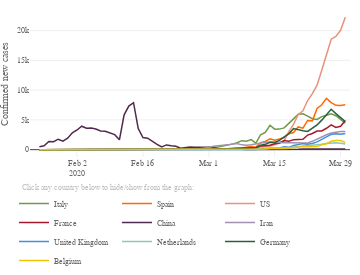

The notebook cell this image was saved under:
### Code cell
# Plot new cases top 10 countries 360px
data = []

for i, c in enumerate(top10_country):
    nc = df_merged[df_merged['Country/Region'] == c].confirmed_newcases_movavg
    data.append(go.Scatter(x = df_merged[df_merged['Country/Region'] == c].dt,
                           y = nc,
                           name = c+'  ',
                           marker = dict(color = top10_col[i]),
                           line = dict(width = 1.5),
                           hoverinfo = 'text',
                           hovertext = [c+':<br>{:.0f}'.format(i) for i in nc],
                           hoverlabel = dict(bordercolor = top10_col[i], 
                                             bgcolor = 'white',
                                             font = dict(color = top10_col[i])),
                           showlegend = True
                          )
               )
    
    
lay = go.Layout(width = 360, 
                height = 275, 
                #bargap = 0.2,
                xaxis = dict(#nticks = 10,
                             ticks = 'inside',
                             ticklen = 6,
                             tickcolor = '#eee',
                             rangemode = 'nonnegative',
                             zeroline = False,
                             showgrid = False,
                            ),
                yaxis = dict(title='Confirmed new cases',
                             type = 'linear',
                            ),
                hovermode = 'closest',
                font = dict(size = label_size_small,
                            family = label_font,
                            color = label_col,
                           ),
                legend = dict(x = -0.05, 
                              y = -0.22,
                              orientation = 'h',
                             ),
                margin=dict(l=30, r=10, b=0, t=10, pad=0),
                annotations=[dict(x = -0.03,
                                  y = -0.25,
                                  showarrow = False,
                                  text = 'Click any country below to hide/show from the graph:',
                                  xref = 'paper',
                                  yref = 'paper',
                                  font=dict(
                                      family = label_font,
                                      size = label_size_small,
                                      color = 'silver',),
                                 ),
                            ],
               )

fig = dict(data=data, layout=lay)
plotly.offline.iplot(fig)

# Save JS
plot = plotly.offline.plot({'data':data,
                            'layout':lay},
                           include_plotlyjs = False,
                           output_type = 'div',
                           config = dict(showLink = False,
                                         modeBarButtonsToRemove = ['sendDataToCloud'],
                                         displaylogo = False,
                                         responsive = True)
                          )
path = '../visuals/new_cases/'
out_file = open(path+'timeline_newcases_date_all_360.html', 'w')
out_file.write('<!DOCTYPE html><html><head><script src="https://cdn.plot.ly/plotly-latest.min.js"></script></head><body>')
out_file.write(plot)
out_file.write('</body><html>')
out_file.close()

### Figure 1 — Plotly figure (JSON) as saved in the notebook; plotly's stock layout.template omitted (floating-point values rounded to 4 significant figures)
{"data": [{"hoverinfo": "text", "hoverlabel": {"bgcolor": "white", "bordercolor": "#719949", "font": {"color": "#719949"}}, "hovertext": ["Italy:<br>nan", "Italy:<br>nan", "Italy:<br>0", "Italy:<br>0", "Italy:<br>0", "Italy:<br>0", "Italy:<br>0", "Italy:<br>1", "Italy:<br>1", "Italy:<br>1", "Italy:<br>0", "Italy:<br>0", "Italy:<br>0", "Italy:<br>0", "Italy:<br>0", "Italy:<br>0", "Italy:<br>0", "Italy:<br>0", "Italy:<br>0", "Italy:<br>0", "Italy:<br>0", "Italy:<br>0", "Italy:<br>0", "Italy:<br>0", "Italy:<br>0", "Italy:<br>0", "Italy:<br>0", "Italy:<br>0", "Italy:<br>6", "Italy:<br>20", "Italy:<br>51", "Italy:<br>70", "Italy:<br>87", "Italy:<br>99", "Italy:<br>142", "Italy:<br>189", "Italy:<br>225", "Italy:<br>346", "Italy:<br>383", "Italy:<br>458", "Italy:<br>465", "Italy:<br>607", "Italy:<br>711", "Italy:<br>931", "Italy:<br>1172", "Italy:<br>1512", "Italy:<br>1422", "Italy:<br>1696", "Italy:<br>1097", "Italy:<br>2504", "Italy:<br>2898", "Italy:<br>4095", "Italy:<br>3440", "Italy:<br>3450", "Italy:<br>3655", "Italy:<br>4352", "Italy:<br>5172", "Italy:<br>5955", "Italy:<br>6034", "Italy:<br>5635", "Italy:<br>5199", "Italy:<br>5083", "Italy:<br>5554", "Italy:<br>5774", "Italy:<br>6029", "Italy:<br>5700", "Italy:<br>5080", "Italy:<br>4440", "Italy:<br>nan"], "line": {"width": 1.5}, "marker": {"color": "#719949"}, "name": "Italy  ", "showlegend": true, "type": "scatter", "uid": "c12a4398-7443-11ea-9a4e-8c8590b56c5d", "x": ["2020-01-23", "2020-01-24", "2020-01-25", "2020-01-26", "2020-01-27", "2020-01-28", "2020-01-29", "2020-01-30", "2020-01-31", "2020-02-01", "2020-02-02", "2020-02-03", "2020-02-04", "2020-02-05", "2020-02-06", "2020-02-07", "2020-02-08", "2020-02-09", "2020-02-10", "2020-02-11", "2020-02-12", "2020-02-13", "2020-02-14", "2020-02-15", "2020-02-16", "2020-02-17", "2020-02-18", "2020-02-19", "2020-02-20", "2020-02-21", "2020-02-22", "2020-02-23", "2020-02-24", "2020-02-25", "2020-02-26", "2020-02-27", "2020-02-28", "2020-02-29", "2020-03-01", "2020-03-02", "2020-03-03", "2020-03-04", "2020-03-05", "2020-03-06", "2020-03-07", "2020-03-08", "2020-03-09", "2020-03-10", "2020-03-11", "2020-03-12", "2020-03-13", "2020-03-14", "2020-03-15", "2020-03-16", "2020-03-17", "2020-03-18", "2020-03-19", "2020-03-20", "2020-03-21", "2020-03-22", "2020-03-23", "2020-03-24", "2020-03-25", "2020-03-26", "2020-03-27", "2020-03-28", "2020-03-29", "2020-03-30", "2020-03-31"], "y": [null, null, 0, 0, 0, 0, 0, 0.6667, 0.6667, 0.6667, 0, 0, 0, 0, 0.3333, 0.3333, 0.3333, 0, 0, 0, 0, 0, 0, 0, 0, 0, 0, 0, 5.667, 19.67, 50.67, 69.67, 86.67, 99.33, 142, 188.7, 225, 346.3, 382.7, 458, 465, 607.3, 711.3, 931.3, 1172.0, 1512, 1422, 1696.0, 1097.0, 2504.0, 2898.0, 4095, 3440, 3450.0, 3655.0, 4352.0, 5172.0, 5955, 6034.0, 5635.0, 5199.0, 5083.0, 5554, 5774, 6029.0, 5700, 5080.0, 4440, null]}, {"hoverinfo": "text", "hoverlabel": {"bgcolor": "white", "bordercolor": "#FF6900", "font": {"color": "#FF6900"}}, "hovertext": ["Spain:<br>nan", "Spain:<br>nan", "Spain:<br>0", "Spain:<br>0", "Spain:<br>0", "Spain:<br>0", "Spain:<br>0", "Spain:<br>0", "Spain:<br>0", "Spain:<br>0", "Spain:<br>0", "Spain:<br>0", "Spain:<br>0", "Spain:<br>0", "Spain:<br>0", "Spain:<br>0", "Spain:<br>0", "Spain:<br>0", "Spain:<br>0", "Spain:<br>0", "Spain:<br>0", "Spain:<br>0", "Spain:<br>0", "Spain:<br>0", "Spain:<br>0", "Spain:<br>0", "Spain:<br>0", "Spain:<br>0", "Spain:<br>0", "Spain:<br>0", "Spain:<br>0", "Spain:<br>0", "Spain:<br>1", "Spain:<br>4", "Spain:<br>4", "Spain:<br>9", "Spain:<br>11", "Spain:<br>23", "Spain:<br>29", "Spain:<br>40", "Spain:<br>46", "Spain:<br>46", "Spain:<br>78", "Spain:<br>93", "Spain:<br>138", "Spain:<br>224", "Spain:<br>398", "Spain:<br>535", "Spain:<br>401", "Spain:<br>1179", "Spain:<br>1371", "Spain:<br>1840", "Spain:<br>1570", "Spain:<br>1786", "Spain:<br>2037", "Spain:<br>2674", "Spain:<br>2887", "Spain:<br>3821", "Spain:<br>3602", "Spain:<br>4909", "Spain:<br>4837", "Spain:<br>6916", "Spain:<br>7550", "Spain:<br>8611", "Spain:<br>7907", "Spain:<br>7441", "Spain:<br>7412", "Spain:<br>7563", "Spain:<br>nan"], "line": {"width": 1.5}, "marker": {"color": "#FF6900"}, "name": "Spain  ", "showlegend": true, "type": "scatter", "uid": "c12a4562-7443-11ea-951a-8c8590b56c5d", "x": ["2020-01-23", "2020-01-24", "2020-01-25", "2020-01-26", "2020-01-27", "2020-01-28", "2020-01-29", "2020-01-30", "2020-01-31", "2020-02-01", "2020-02-02", "2020-02-03", "2020-02-04", "2020-02-05", "2020-02-06", "2020-02-07", "2020-02-08", "2020-02-09", "2020-02-10", "2020-02-11", "2020-02-12", "2020-02-13", "2020-02-14", "2020-02-15", "2020-02-16", "2020-02-17", "2020-02-18", "2020-02-19", "2020-02-20", "2020-02-21", "2020-02-22", "2020-02-23", "2020-02-24", "2020-02-25", "2020-02-26", "2020-02-27", "2020-02-28", "2020-02-29", "2020-03-01", "2020-03-02", "2020-03-03", "2020-03-04", "2020-03-05", "2020-03-06", "2020-03-07", "2020-03-08", "2020-03-09", "2020-03-10", "2020-03-11", "2020-03-12", "2020-03-13", "2020-03-14", "2020-03-15", "2020-03-16", "2020-03-17", "2020-03-18", "2020-03-19", "2020-03-20", "2020-03-21", "2020-03-22", "2020-03-23", "2020-03-24", "2020-03-25", "2020-03-26", "2020-03-27", "2020-03-28", "2020-03-29", "2020-03-30", "2020-03-31"], "y": [null, null, 0, 0, 0, 0, 0, 0, 0.3333, 0.3333, 0.3333, 0, 0, 0, 0, 0, 0.3333, 0.3333, 0.3333, 0, 0, 0, 0, 0, 0, 0, 0, 0, 0, 0, 0, 0, 1.333, 3.667, 4.333, 8.667, 10.67, 23, 29.33, 40, 46, 46.33, 78.33, 92.67, 138, 224.3, 398.3, 534.7, 401.3, 1179, 1371.0, 1840.0, 1570, 1786.0, 2037.0, 2674.0, 2887.0, 3821.0, 3602.0, 4909.0, 4837, 6916.0, 7550, 8611.0, 7907.0, 7441.0, 7412.0, 7563.0, null]}, {"hoverinfo": "text", "hoverlabel": {"bgcolor": "white", "bordercolor": "#E8927C", "font": {"color": "#E8927C"}}, "hovertext": ["US:<br>nan", "US:<br>nan", "US:<br>1", "US:<br>1", "US:<br>1", "US:<br>0", "US:<br>0", "US:<br>1", "US:<br>1", "US:<br>1", "US:<br>1", "US:<br>1", "US:<br>1", "US:<br>0", "US:<br>0", "US:<br>0", "US:<br>0", "US:<br>0", "US:<br>0", "US:<br>0", "US:<br>1", "US:<br>0", "US:<br>0", "US:<br>0", "US:<br>0", "US:<br>0", "US:<br>0", "US:<br>0", "US:<br>1", "US:<br>1", "US:<br>1", "US:<br>12", "US:<br>12", "US:<br>14", "US:<br>2", "US:<br>3", "US:<br>4", "US:<br>5", "US:<br>13", "US:<br>17", "US:<br>25", "US:<br>40", "US:<br>48", "US:<br>84", "US:<br>100", "US:<br>107", "US:<br>186", "US:<br>254", "US:<br>360", "US:<br>407", "US:<br>482", "US:<br>612", "US:<br>818", "US:<br>1231", "US:<br>1428", "US:<br>3015", "US:<br>4226", "US:<br>5902", "US:<br>6533", "US:<br>8249", "US:<br>9417", "US:<br>10834", "US:<br>13330", "US:<br>15972", "US:<br>18567", "US:<br>19017", "US:<br>20050", "US:<br>22231", "US:<br>nan"], "line": {"width": 1.5}, "marker": {"color": "#E8927C"}, "name": "US  ", "showlegend": true, "type": "scatter", "uid": "c12a4670-7443-11ea-99ee-8c8590b56c5d", "x": ["2020-01-23", "2020-01-24", "2020-01-25", "2020-01-26", "2020-01-27", "2020-01-28", "2020-01-29", "2020-01-30", "2020-01-31", "2020-02-01", "2020-02-02", "2020-02-03", "2020-02-04", "2020-02-05", "2020-02-06", "2020-02-07", "2020-02-08", "2020-02-09", "2020-02-10", "2020-02-11", "2020-02-12", "2020-02-13", "2020-02-14", "2020-02-15", "2020-02-16", "2020-02-17", "2020-02-18", "2020-02-19", "2020-02-20", "2020-02-21", "2020-02-22", "2020-02-23", "2020-02-24", "2020-02-25", "2020-02-26", "2020-02-27", "2020-02-28", "2020-02-29", "2020-03-01", "2020-03-02", "2020-03-03", "2020-03-04", "2020-03-05", "2020-03-06", "2020-03-07", "2020-03-08", "2020-03-09", "2020-03-10", "2020-03-11", "2020-03-12", "2020-03-13", "2020-03-14", "2020-03-15", "2020-03-16", "2020-03-17", "2020-03-18", "2020-03-19", "2020-03-20", "2020-03-21", "2020-03-22", "2020-03-23", "2020-03-24", "2020-03-25", "2020-03-26", "2020-03-27", "2020-03-28", "2020-03-29", "2020-03-30", "2020-03-31"], "y": [null, null, 1.333, 1, 1, 0, 0, 0.6667, 1, 1, 1.333, 1, 1, 0, 0, 0, 0, 0, 0.3333, 0.3333, 0.6667, 0.3333, 0.3333, 0, 0, 0, 0, 0, 0.6667, 0.6667, 0.6667, 12, 12, 14, 2.333, 3, 3.667, 5.333, 12.67, 16.67, 25, 39.67, 48, 84.33, 100.3, 107, 185.7, 254.3, 360, 406.7, 482, 612, 817.7, 1231.0, 1428, 3015, 4226.0, 5902, 6533, 8249, 9417, 10834, 13330.0, 15970.0, 18570.0, 19020.0, 20050, 22230.0, null]}, {"hoverinfo": "text", "hoverlabel": {"bgcolor": "white", "bordercolor": "#A6192E", "font": {"color": "#A6192E"}}, "hovertext": ["France:<br>nan", "France:<br>nan", "France:<br>1", "France:<br>0", "France:<br>0", "France:<br>1", "France:<br>1", "France:<br>0", "France:<br>0", "France:<br>0", "France:<br>0", "France:<br>0", "France:<br>0", "France:<br>0", "France:<br>0", "France:<br>2", "France:<br>2", "France:<br>2", "France:<br>0", "France:<br>0", "France:<br>0", "France:<br>0", "France:<br>0", "France:<br>0", "France:<br>0", "France:<br>0", "France:<br>0", "France:<br>0", "France:<br>0", "France:<br>0", "France:<br>0", "France:<br>0", "France:<br>1", "France:<br>2", "France:<br>9", "France:<br>14", "France:<br>27", "France:<br>31", "France:<br>45", "France:<br>35", "France:<br>53", "France:<br>63", "France:<br>151", "France:<br>224", "France:<br>252", "France:<br>188", "France:<br>278", "France:<br>386", "France:<br>358", "France:<br>629", "France:<br>734", "France:<br>746", "France:<br>1001", "France:<br>1073", "France:<br>1531", "France:<br>1429", "France:<br>1681", "France:<br>1780", "France:<br>1758", "France:<br>2455", "France:<br>2720", "France:<br>3119", "France:<br>3143", "France:<br>3593", "France:<br>4168", "France:<br>3719", "France:<br>3923", "France:<br>4907", "France:<br>nan"], "line": {"width": 1.5}, "marker": {"color": "#A6192E"}, "name": "France  ", "showlegend": true, "type": "scatter", "uid": "c12a4774-7443-11ea-852e-8c8590b56c5d", "x": ["2020-01-23", "2020-01-24", "2020-01-25", "2020-01-26", "2020-01-27", "2020-01-28", "2020-01-29", "2020-01-30", "2020-01-31", "2020-02-01", "2020-02-02", "2020-02-03", "2020-02-04", "2020-02-05", "2020-02-06", "2020-02-07", "2020-02-08", "2020-02-09", "2020-02-10", "2020-02-11", "2020-02-12", "2020-02-13", "2020-02-14", "2020-02-15", "2020-02-16", "2020-02-17", "2020-02-18", "2020-02-19", "2020-02-20", "2020-02-21", "2020-02-22", "2020-02-23", "2020-02-24", "2020-02-25", "2020-02-26", "2020-02-27", "2020-02-28", "2020-02-29", "2020-03-01", "2020-03-02", "2020-03-03", "2020-03-04", "2020-03-05", "2020-03-06", "2020-03-07", "2020-03-08", "2020-03-09", "2020-03-10", "2020-03-11", "2020-03-12", "2020-03-13", "2020-03-14", "2020-03-15", "2020-03-16", "2020-03-17", "2020-03-18", "2020-03-19", "2020-03-20", "2020-03-21", "2020-03-22", "2020-03-23", "2020-03-24", "2020-03-25", "2020-03-26", "2020-03-27", "2020-03-28", "2020-03-29", "2020-03-30", "2020-03-31"], "y": [null, null, 1, 0.3333, 0.3333, 0.6667, 0.6667, 0.3333, 0.3333, 0.3333, 0.3333, 0, 0, 0, 0, 1.667, 1.667, 1.667, 0, 0, 0, 0, 0.3333, 0.3333, 0.3333, 0, 0, 0, 0, 0, 0, 0, 0.6667, 2, 8.667, 14.33, 27.33, 30.67, 44.67, 34.67, 52.67, 63, 150.7, 223.7, 252, 187.7, 278.3, 385.7, 358, 629, 734.3, 746.3, 1001.0, 1073, 1531.0, 1429, 1681, 1780.0, 1758.0, 2455, 2720.0, 3119, 3143.0, 3593.0, 4168.0, 3719, 3923.0, 4907.0, null]}, {"hoverinfo": "text", "hoverlabel": {"bgcolor": "white", "bordercolor": "#51284F", "font": {"color": "#51284F"}}, "hovertext": ["China:<br>nan", "China:<br>nan", "China:<br>477", "China:<br>652", "China:<br>1368", "China:<br>1337", "China:<br>1755", "China:<br>1431", "China:<br>1935", "China:<br>2830", "China:<br>3305", "China:<br>3939", "China:<br>3603", "China:<br>3624", "China:<br>3468", "China:<br>3125", "China:<br>3081", "China:<br>2748", "China:<br>2524", "China:<br>1643", "China:<br>5847", "China:<br>7324", "China:<br>7885", "China:<br>3539", "China:<br>2025", "China:<br>1933", "China:<br>1369", "China:<br>881", "China:<br>446", "China:<br>794", "China:<br>648", "China:<br>564", "China:<br>251", "China:<br>381", "China:<br>453", "China:<br>391", "China:<br>397", "China:<br>444", "China:<br>403", "China:<br>302", "China:<br>151", "China:<br>134", "China:<br>143", "China:<br>128", "China:<br>95", "China:<br>57", "China:<br>39", "China:<br>33", "China:<br>24", "China:<br>19", "China:<br>19", "China:<br>24", "China:<br>29", "China:<br>27", "China:<br>33", "China:<br>41", "China:<br>64", "China:<br>68", "China:<br>93", "China:<br>83", "China:<br>95", "China:<br>75", "China:<br>95", "China:<br>102", "China:<br>113", "China:<br>113", "China:<br>100", "China:<br>93", "China:<br>nan"], "line": {"width": 1.5}, "marker": {"color": "#51284F"}, "name": "China  ", "showlegend": true, "type": "scatter", "uid": "c12a486e-7443-11ea-9ce6-8c8590b56c5d", "x": ["2020-01-23", "2020-01-24", "2020-01-25", "2020-01-26", "2020-01-27", "2020-01-28", "2020-01-29", "2020-01-30", "2020-01-31", "2020-02-01", "2020-02-02", "2020-02-03", "2020-02-04", "2020-02-05", "2020-02-06", "2020-02-07", "2020-02-08", "2020-02-09", "2020-02-10", "2020-02-11", "2020-02-12", "2020-02-13", "2020-02-14", "2020-02-15", "2020-02-16", "2020-02-17", "2020-02-18", "2020-02-19", "2020-02-20", "2020-02-21", "2020-02-22", "2020-02-23", "2020-02-24", "2020-02-25", "2020-02-26", "2020-02-27", "2020-02-28", "2020-02-29", "2020-03-01", "2020-03-02", "2020-03-03", "2020-03-04", "2020-03-05", "2020-03-06", "2020-03-07", "2020-03-08", "2020-03-09", "2020-03-10", "2020-03-11", "2020-03-12", "2020-03-13", "2020-03-14", "2020-03-15", "2020-03-16", "2020-03-17", "2020-03-18", "2020-03-19", "2020-03-20", "2020-03-21", "2020-03-22", "2020-03-23", "2020-03-24", "2020-03-25", "2020-03-26", "2020-03-27", "2020-03-28", "2020-03-29", "2020-03-30", "2020-03-31"], "y": [null, null, 477.3, 652.3, 1368.0, 1337.0, 1755.0, 1431, 1935.0, 2830.0, 3305.0, 3939.0, 3603.0, 3624.0, 3468.0, 3125.0, 3081.0, 2748, 2524, 1643.0, 5847, 7324, 7885.0, 3539.0, 2025.0, 1933.0, 1369.0, 881, 446.3, 794, 648.3, 563.7, 251, 381.3, 453, 391.3, 396.7, 444, 402.7, 301.7, 151.3, 133.7, 143, 128, 95.33, 56.67, 39, 32.67, 24, 19.33, 18.67, 23.67, 29.33, 27, 33, 41, 64, 67.67, 93, 82.67, 95.33, 75.33, 94.67, 102, 112.7, 113.3, 100.3, 93.33, null]}, {"hoverinfo": "text", "hoverlabel": {"bgcolor": "white", "bordercolor": "#A192B2", "font": {"color": "#A192B2"}}, "hovertext": ["Iran:<br>nan", "Iran:<br>nan", "Iran:<br>0", "Iran:<br>0", "Iran:<br>0", "Iran:<br>0", "Iran:<br>0", "Iran:<br>0", "Iran:<br>0", "Iran:<br>0", "Iran:<br>0", "Iran:<br>0", "Iran:<br>0", "Iran:<br>0", "Iran:<br>0", "Iran:<br>0", "Iran:<br>0", "Iran:<br>0", "Iran:<br>0", "Iran:<br>0", "Iran:<br>0", "Iran:<br>0", "Iran:<br>0", "Iran:<br>0", "Iran:<br>0", "Iran:<br>0", "Iran:<br>1", "Iran:<br>2", "Iran:<br>6", "Iran:<br>9", "Iran:<br>13", "Iran:<br>14", "Iran:<br>22", "Iran:<br>32", "Iran:<br>61", "Iran:<br>98", "Iran:<br>151", "Iran:<br>244", "Iran:<br>371", "Iran:<br>581", "Iran:<br>648", "Iran:<br>671", "Iran:<br>804", "Iran:<br>967", "Iran:<br>1018", "Iran:<br>805", "Iran:<br>740", "Iran:<br>811", "Iran:<br>971", "Iran:<br>1107", "Iran:<br>1243", "Iran:<br>1288", "Iran:<br>1209", "Iran:<br>1147", "Iran:<br>1141", "Iran:<br>1139", "Iran:<br>1158", "Iran:<br>1083", "Iran:<br>1077", "Iran:<br>1135", "Iran:<br>1400", "Iran:<br>1793", "Iran:<br>2119", "Iran:<br>2507", "Iran:<br>2797", "Iran:<br>2968", "Iran:<br>3054", "Iran:<br>3066", "Iran:<br>nan"], "line": {"width": 1.5}, "marker": {"color": "#A192B2"}, "name": "Iran  ", "showlegend": true, "type": "scatter", "uid": "c12a4952-7443-11ea-b9d2-8c8590b56c5d", "x": ["2020-01-23", "2020-01-24", "2020-01-25", "2020-01-26", "2020-01-27", "2020-01-28", "2020-01-29", "2020-01-30", "2020-01-31", "2020-02-01", "2020-02-02", "2020-02-03", "2020-02-04", "2020-02-05", "2020-02-06", "2020-02-07", "2020-02-08", "2020-02-09", "2020-02-10", "2020-02-11", "2020-02-12", "2020-02-13", "2020-02-14", "2020-02-15", "2020-02-16", "2020-02-17", "2020-02-18", "2020-02-19", "2020-02-20", "2020-02-21", "2020-02-22", "2020-02-23", "2020-02-24", "2020-02-25", "2020-02-26", "2020-02-27", "2020-02-28", "2020-02-29", "2020-03-01", "2020-03-02", "2020-03-03", "2020-03-04", "2020-03-05", "2020-03-06", "2020-03-07", "2020-03-08", "2020-03-09", "2020-03-10", "2020-03-11", "2020-03-12", "2020-03-13", "2020-03-14", "2020-03-15", "2020-03-16", "2020-03-17", "2020-03-18", "2020-03-19", "2020-03-20", "2020-03-21", "2020-03-22", "2020-03-23", "2020-03-24", "2020-03-25", "2020-03-26", "2020-03-27", "2020-03-28", "2020-03-29", "2020-03-30", "2020-03-31"], "y": [null, null, 0, 0, 0, 0, 0, 0, 0, 0, 0, 0, 0, 0, 0, 0, 0, 0, 0, 0, 0, 0, 0, 0, 0, 0, 0.6667, 1.667, 6, 8.667, 12.67, 14.33, 22.33, 32, 61.33, 97.67, 151.3, 244.3, 371, 581, 648, 670.7, 803.7, 967, 1018.0, 804.7, 739.7, 811.3, 971.3, 1107.0, 1243, 1288.0, 1209, 1147.0, 1141, 1139.0, 1158.0, 1083, 1077, 1135, 1400.0, 1793, 2119, 2507, 2797, 2968.0, 3054.0, 3066.0, null]}, {"hoverinfo": "text", "hoverlabel": {"bgcolor": "white", "bordercolor": "#418FDE", "font": {"color": "#418FDE"}}, "hovertext": ["United Kingdom:<br>nan", "United Kingdom:<br>nan", "United Kingdom:<br>0", "United Kingdom:<br>0", "United Kingdom:<br>0", "United Kingdom:<br>0", "United Kingdom:<br>0", "United Kingdom:<br>1", "United Kingdom:<br>1", "United Kingdom:<br>1", "United Kingdom:<br>0", "United Kingdom:<br>0", "United Kingdom:<br>0", "United Kingdom:<br>0", "United Kingdom:<br>0", "United Kingdom:<br>0", "United Kingdom:<br>0", "United Kingdom:<br>2", "United Kingdom:<br>2", "United Kingdom:<br>2", "United Kingdom:<br>0", "United Kingdom:<br>0", "United Kingdom:<br>0", "United Kingdom:<br>0", "United Kingdom:<br>0", "United Kingdom:<br>0", "United Kingdom:<br>0", "United Kingdom:<br>0", "United Kingdom:<br>0", "United Kingdom:<br>0", "United Kingdom:<br>0", "United Kingdom:<br>1", "United Kingdom:<br>1", "United Kingdom:<br>1", "United Kingdom:<br>1", "United Kingdom:<br>2", "United Kingdom:<br>3", "United Kingdom:<br>7", "United Kingdom:<br>7", "United Kingdom:<br>9", "United Kingdom:<br>17", "United Kingdom:<br>25", "United Kingdom:<br>38", "United Kingdom:<br>40", "United Kingdom:<br>53", "United Kingdom:<br>53", "United Kingdom:<br>59", "United Kingdom:<br>62", "United Kingdom:<br>46", "United Kingdom:<br>139", "United Kingdom:<br>228", "United Kingdom:<br>229", "United Kingdom:<br>250", "United Kingdom:<br>272", "United Kingdom:<br>499", "United Kingdom:<br>388", "United Kingdom:<br>685", "United Kingdom:<br>808", "United Kingdom:<br>1010", "United Kingdom:<br>904", "United Kingdom:<br>1032", "United Kingdom:<br>1298", "United Kingdom:<br>1695", "United Kingdom:<br>2194", "United Kingdom:<br>2557", "United Kingdom:<br>2656", "United Kingdom:<br>2569", "United Kingdom:<br>2723", "United Kingdom:<br>nan"], "line": {"width": 1.5}, "marker": {"color": "#418FDE"}, "name": "United Kingdom  ", "showlegend": true, "type": "scatter", "uid": "c12a4a3a-7443-11ea-8178-8c8590b56c5d", "x": ["2020-01-23", "2020-01-24", "2020-01-25", "2020-01-26", "2020-01-27", "2020-01-28", "2020-01-29", "2020-01-30", "2020-01-31", "2020-02-01", "2020-02-02", "2020-02-03", "2020-02-04", "2020-02-05", "2020-02-06", "2020-02-07", "2020-02-08", "2020-02-09", "2020-02-10", "2020-02-11", "2020-02-12", "2020-02-13", "2020-02-14", "2020-02-15", "2020-02-16", "2020-02-17", "2020-02-18", "2020-02-19", "2020-02-20", "2020-02-21", "2020-02-22", "2020-02-23", "2020-02-24", "2020-02-25", "2020-02-26", "2020-02-27", "2020-02-28", "2020-02-29", "2020-03-01", "2020-03-02", "2020-03-03", "2020-03-04", "2020-03-05", "2020-03-06", "2020-03-07", "2020-03-08", "2020-03-09", "2020-03-10", "2020-03-11", "2020-03-12", "2020-03-13", "2020-03-14", "2020-03-15", "2020-03-16", "2020-03-17", "2020-03-18", "2020-03-19", "2020-03-20", "2020-03-21", "2020-03-22", "2020-03-23", "2020-03-24", "2020-03-25", "2020-03-26", "2020-03-27", "2020-03-28", "2020-03-29", "2020-03-30", "2020-03-31"], "y": [null, null, 0, 0, 0, 0, 0, 0.6667, 0.6667, 0.6667, 0, 0, 0, 0, 0.3333, 0.3333, 0.3333, 1.667, 1.667, 2, 0.3333, 0.3333, 0, 0, 0, 0, 0, 0, 0, 0, 0, 1.333, 1.333, 1.333, 0.6667, 2.333, 3.333, 7, 6.667, 9.333, 16.67, 25.33, 37.67, 40.33, 52.67, 52.67, 59, 61.67, 45.67, 139.3, 228.3, 228.7, 249.7, 272, 499, 388.3, 684.7, 808.3, 1010.0, 904, 1032.0, 1298.0, 1695.0, 2194.0, 2557.0, 2656, 2569.0, 2723, null]}, {"hoverinfo": "text", "hoverlabel": {"bgcolor": "white", "bordercolor": "#86C8BC", "font": {"color": "#86C8BC"}}, "hovertext": ["Netherlands:<br>nan", "Netherlands:<br>nan", "Netherlands:<br>0", "Netherlands:<br>0", "Netherlands:<br>0", "Netherlands:<br>0", "Netherlands:<br>0", "Netherlands:<br>0", "Netherlands:<br>0", "Netherlands:<br>0", "Netherlands:<br>0", "Netherlands:<br>0", "Netherlands:<br>0", "Netherlands:<br>0", "Netherlands:<br>0", "Netherlands:<br>0", "Netherlands:<br>0", "Netherlands:<br>0", "Netherlands:<br>0", "Netherlands:<br>0", "Netherlands:<br>0", "Netherlands:<br>0", "Netherlands:<br>0", "Netherlands:<br>0", "Netherlands:<br>0", "Netherlands:<br>0", "Netherlands:<br>0", "Netherlands:<br>0", "Netherlands:<br>0", "Netherlands:<br>0", "Netherlands:<br>0", "Netherlands:<br>0", "Netherlands:<br>0", "Netherlands:<br>0", "Netherlands:<br>0", "Netherlands:<br>0", "Netherlands:<br>2", "Netherlands:<br>3", "Netherlands:<br>6", "Netherlands:<br>6", "Netherlands:<br>9", "Netherlands:<br>21", "Netherlands:<br>35", "Netherlands:<br>50", "Netherlands:<br>61", "Netherlands:<br>64", "Netherlands:<br>65", "Netherlands:<br>79", "Netherlands:<br>61", "Netherlands:<br>141", "Netherlands:<br>153", "Netherlands:<br>212", "Netherlands:<br>203", "Netherlands:<br>250", "Netherlands:<br>307", "Netherlands:<br>350", "Netherlands:<br>431", "Netherlands:<br>527", "Netherlands:<br>583", "Netherlands:<br>587", "Netherlands:<br>647", "Netherlands:<br>740", "Netherlands:<br>901", "Netherlands:<br>1022", "Netherlands:<br>1127", "Netherlands:<br>1154", "Netherlands:<br>1057", "Netherlands:<br>949", "Netherlands:<br>nan"], "line": {"width": 1.5}, "marker": {"color": "#86C8BC"}, "name": "Netherlands  ", "showlegend": true, "type": "scatter", "uid": "c12a4b1e-7443-11ea-83ec-8c8590b56c5d", "x": ["2020-01-23", "2020-01-24", "2020-01-25", "2020-01-26", "2020-01-27", "2020-01-28", "2020-01-29", "2020-01-30", "2020-01-31", "2020-02-01", "2020-02-02", "2020-02-03", "2020-02-04", "2020-02-05", "2020-02-06", "2020-02-07", "2020-02-08", "2020-02-09", "2020-02-10", "2020-02-11", "2020-02-12", "2020-02-13", "2020-02-14", "2020-02-15", "2020-02-16", "2020-02-17", "2020-02-18", "2020-02-19", "2020-02-20", "2020-02-21", "2020-02-22", "2020-02-23", "2020-02-24", "2020-02-25", "2020-02-26", "2020-02-27", "2020-02-28", "2020-02-29", "2020-03-01", "2020-03-02", "2020-03-03", "2020-03-04", "2020-03-05", "2020-03-06", "2020-03-07", "2020-03-08", "2020-03-09", "2020-03-10", "2020-03-11", "2020-03-12", "2020-03-13", "2020-03-14", "2020-03-15", "2020-03-16", "2020-03-17", "2020-03-18", "2020-03-19", "2020-03-20", "2020-03-21", "2020-03-22", "2020-03-23", "2020-03-24", "2020-03-25", "2020-03-26", "2020-03-27", "2020-03-28", "2020-03-29", "2020-03-30", "2020-03-31"], "y": [null, null, 0, 0, 0, 0, 0, 0, 0, 0, 0, 0, 0, 0, 0, 0, 0, 0, 0, 0, 0, 0, 0, 0, 0, 0, 0, 0, 0, 0, 0, 0, 0, 0, 0.3333, 0.3333, 2, 3, 5.667, 6, 9.333, 21.33, 34.67, 50, 61, 64.33, 64.67, 79.33, 60.67, 141.3, 153, 211.7, 203.3, 249.7, 306.7, 350.3, 430.7, 527.3, 583.3, 587, 646.7, 740.3, 901.3, 1022.0, 1127, 1154, 1057.0, 949.3, null]}, {"hoverinfo": "text", "hoverlabel": {"bgcolor": "white", "bordercolor": "#286140", "font": {"color": "#286140"}}, "hovertext": ["Germany:<br>nan", "Germany:<br>nan", "Germany:<br>0", "Germany:<br>0", "Germany:<br>1", "Germany:<br>1", "Germany:<br>1", "Germany:<br>0", "Germany:<br>1", "Germany:<br>2", "Germany:<br>2", "Germany:<br>1", "Germany:<br>1", "Germany:<br>0", "Germany:<br>0", "Germany:<br>0", "Germany:<br>1", "Germany:<br>0", "Germany:<br>1", "Germany:<br>1", "Germany:<br>1", "Germany:<br>0", "Germany:<br>0", "Germany:<br>0", "Germany:<br>0", "Germany:<br>0", "Germany:<br>0", "Germany:<br>0", "Germany:<br>0", "Germany:<br>0", "Germany:<br>0", "Germany:<br>0", "Germany:<br>0", "Germany:<br>4", "Germany:<br>10", "Germany:<br>10", "Germany:<br>17", "Germany:<br>28", "Germany:<br>37", "Germany:<br>39", "Germany:<br>44", "Germany:<br>108", "Germany:<br>158", "Germany:<br>179", "Germany:<br>186", "Germany:<br>169", "Germany:<br>219", "Germany:<br>289", "Germany:<br>301", "Germany:<br>739", "Germany:<br>892", "Germany:<br>1239", "Germany:<br>1199", "Germany:<br>1557", "Germany:<br>2177", "Germany:<br>2683", "Germany:<br>3530", "Germany:<br>3295", "Germany:<br>3184", "Germany:<br>3069", "Germany:<br>3591", "Germany:<br>4150", "Germany:<br>4961", "Germany:<br>5962", "Germany:<br>6791", "Germany:<br>6052", "Germany:<br>5338", "Germany:<br>4704", "Germany:<br>nan"], "line": {"width": 1.5}, "marker": {"color": "#286140"}, "name": "Germany  ", "showlegend": true, "type": "scatter", "uid": "c12a4c06-7443-11ea-a29c-8c8590b56c5d", "x": ["2020-01-23", "2020-01-24", "2020-01-25", "2020-01-26", "2020-01-27", "2020-01-28", "2020-01-29", "2020-01-30", "2020-01-31", "2020-02-01", "2020-02-02", "2020-02-03", "2020-02-04", "2020-02-05", "2020-02-06", "2020-02-07", "2020-02-08", "2020-02-09", "2020-02-10", "2020-02-11", "2020-02-12", "2020-02-13", "2020-02-14", "2020-02-15", "2020-02-16", "2020-02-17", "2020-02-18", "2020-02-19", "2020-02-20", "2020-02-21", "2020-02-22", "2020-02-23", "2020-02-24", "2020-02-25", "2020-02-26", "2020-02-27", "2020-02-28", "2020-02-29", "2020-03-01", "2020-03-02", "2020-03-03", "2020-03-04", "2020-03-05", "2020-03-06", "2020-03-07", "2020-03-08", "2020-03-09", "2020-03-10", "2020-03-11", "2020-03-12", "2020-03-13", "2020-03-14", "2020-03-15", "2020-03-16", "2020-03-17", "2020-03-18", "2020-03-19", "2020-03-20", "2020-03-21", "2020-03-22", "2020-03-23", "2020-03-24", "2020-03-25", "2020-03-26", "2020-03-27", "2020-03-28", "2020-03-29", "2020-03-30", "2020-03-31"], "y": [null, null, 0, 0.3333, 1.333, 1.333, 1, 0.3333, 1.333, 2, 2.333, 1.333, 0.6667, 0, 0.3333, 0.3333, 0.6667, 0.3333, 1, 0.6667, 0.6667, 0, 0, 0, 0, 0, 0, 0, 0, 0, 0, 0, 0.3333, 3.667, 10, 10.33, 17.33, 28, 37, 39, 44, 107.7, 158, 179, 186, 168.7, 219.3, 289.3, 300.7, 739.3, 892.3, 1239, 1199, 1557.0, 2177.0, 2683.0, 3530.0, 3295.0, 3184.0, 3069.0, 3591, 4150, 4961.0, 5962.0, 6791.0, 6052.0, 5338, 4704.0, null]}, {"hoverinfo": "text", "hoverlabel": {"bgcolor": "white", "bordercolor": "#F1C400", "font": {"color": "#F1C400"}}, "hovertext": ["Belgium:<br>nan", "Belgium:<br>nan", "Belgium:<br>0", "Belgium:<br>0", "Belgium:<br>0", "Belgium:<br>0", "Belgium:<br>0", "Belgium:<br>0", "Belgium:<br>0", "Belgium:<br>0", "Belgium:<br>0", "Belgium:<br>0", "Belgium:<br>0", "Belgium:<br>0", "Belgium:<br>0", "Belgium:<br>0", "Belgium:<br>0", "Belgium:<br>0", "Belgium:<br>0", "Belgium:<br>0", "Belgium:<br>0", "Belgium:<br>0", "Belgium:<br>0", "Belgium:<br>0", "Belgium:<br>0", "Belgium:<br>0", "Belgium:<br>0", "Belgium:<br>0", "Belgium:<br>0", "Belgium:<br>0", "Belgium:<br>0", "Belgium:<br>0", "Belgium:<br>0", "Belgium:<br>0", "Belgium:<br>0", "Belgium:<br>0", "Belgium:<br>0", "Belgium:<br>0", "Belgium:<br>2", "Belgium:<br>4", "Belgium:<br>7", "Belgium:<br>14", "Belgium:<br>32", "Belgium:<br>49", "Belgium:<br>50", "Belgium:<br>43", "Belgium:<br>33", "Belgium:<br>38", "Belgium:<br>25", "Belgium:<br>97", "Belgium:<br>125", "Belgium:<br>191", "Belgium:<br>166", "Belgium:<br>185", "Belgium:<br>200", "Belgium:<br>246", "Belgium:<br>338", "Belgium:<br>443", "Belgium:<br>535", "Belgium:<br>495", "Belgium:<br>485", "Belgium:<br>512", "Belgium:<br>831", "Belgium:<br>1005", "Belgium:<br>1399", "Belgium:<br>1534", "Belgium:<br>1538", "Belgium:<br>1214", "Belgium:<br>nan"], "line": {"width": 1.5}, "marker": {"color": "#F1C400"}, "name": "Belgium  ", "showlegend": true, "type": "scatter", "uid": "c12a4ce2-7443-11ea-9630-8c8590b56c5d", "x": ["2020-01-23", "2020-01-24", "2020-01-25", "2020-01-26", "2020-01-27", "2020-01-28", "2020-01-29", "2020-01-30", "2020-01-31", "2020-02-01", "2020-02-02", "2020-02-03", "2020-02-04", "2020-02-05", "2020-02-06", "2020-02-07", "2020-02-08", "2020-02-09", "2020-02-10", "2020-02-11", "2020-02-12", "2020-02-13", "2020-02-14", "2020-02-15", "2020-02-16", "2020-02-17", "2020-02-18", "2020-02-19", "2020-02-20", "2020-02-21", "2020-02-22", "2020-02-23", "2020-02-24", "2020-02-25", "2020-02-26", "2020-02-27", "2020-02-28", "2020-02-29", "2020-03-01", "2020-03-02", "2020-03-03", "2020-03-04", "2020-03-05", "2020-03-06", "2020-03-07", "2020-03-08", "2020-03-09", "2020-03-10", "2020-03-11", "2020-03-12", "2020-03-13", "2020-03-14", "2020-03-15", "2020-03-16", "2020-03-17", "2020-03-18", "2020-03-19", "2020-03-20", "2020-03-21", "2020-03-22", "2020-03-23", "2020-03-24", "2020-03-25", "2020-03-26", "2020-03-27", "2020-03-28", "2020-03-29", "2020-03-30", "2020-03-31"], "y": [null, null, 0, 0, 0, 0, 0, 0, 0, 0, 0, 0.3333, 0.3333, 0.3333, 0, 0, 0, 0, 0, 0, 0, 0, 0, 0, 0, 0, 0, 0, 0, 0, 0, 0, 0, 0, 0, 0, 0, 0.3333, 2.333, 4, 7, 14, 32, 48.67, 50, 43.33, 32.67, 38, 25, 97.33, 125, 190.7, 166.3, 184.7, 200, 245.7, 338, 443, 535.3, 495.3, 484.7, 512, 830.7, 1005, 1399, 1534.0, 1538.0, 1214.0, null]}], "layout": {"annotations": [{"font": {"color": "silver", "family": "Gentona, Tahoma, sans-serif", "size": 8}, "showarrow": false, "text": "Click any country below to hide/show from the graph:", "x": -0.03, "xref": "paper", "y": -0.25, "yref": "paper"}], "font": {"color": "dimgray", "family": "Gentona, Tahoma, sans-serif", "size": 8}, "height": 275, "hovermode": "closest", "legend": {"orientation": "h", "x": -0.05, "y": -0.22}, "margin": {"b": 0, "l": 30, "pad": 0, "r": 10, "t": 10}, "width": 360, "xaxis": {"rangemode": "nonnegative", "showgrid": false, "tickcolor": "#eee", "ticklen": 6, "ticks": "inside", "zeroline": false}, "yaxis": {"title": "Confirmed new cases", "type": "linear"}}}
